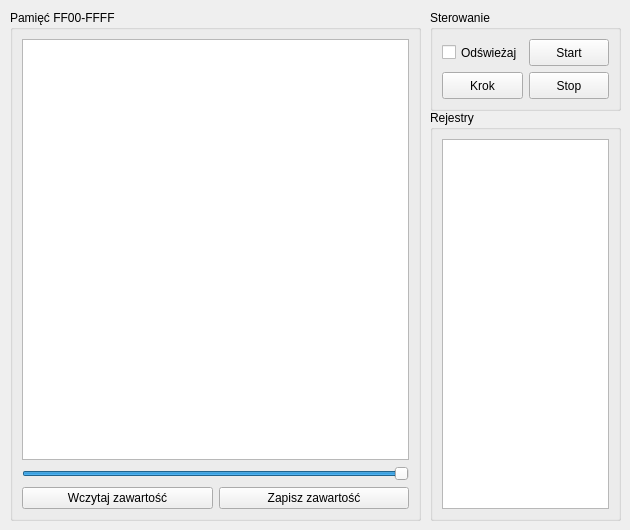
      <widget class="QWidget" name="CA80Tab3">
       <attribute name="title">
        <string>Pamięć i rejestry</string>
       </attribute>
       <widget class="QGroupBox" name="InfoRegsPanel">
        <property name="geometry">
         <rect>
          <x>430</x>
          <y>110</y>
          <width>191</width>
          <height>411</height>
         </rect>
        </property>
        <property name="title">
         <string>Rejestry</string>
        </property>
        <layout class="QGridLayout" name="gridLayout_4">
         <item row="0" column="0">
          <widget class="QPlainTextEdit" name="InfoRegs">
           <property name="font">
            <font>
             <family>Courier New</family>
            </font>
           </property>
           <property name="verticalScrollBarPolicy">
            <enum>Qt::ScrollBarAlwaysOff</enum>
           </property>
           <property name="horizontalScrollBarPolicy">
            <enum>Qt::ScrollBarAlwaysOff</enum>
           </property>
           <property name="lineWrapMode">
            <enum>QPlainTextEdit::NoWrap</enum>
           </property>
           <property name="readOnly">
            <bool>true</bool>
           </property>
           <property name="textInteractionFlags">
            <set>Qt::NoTextInteraction</set>
           </property>
          </widget>
         </item>
        </layout>
       </widget>
       <widget class="QGroupBox" name="InfoMemPanel">
        <property name="geometry">
         <rect>
          <x>10</x>
          <y>10</y>
          <width>411</width>
          <height>511</height>
         </rect>
        </property>
        <property name="title">
         <string>Pamięć FF00-FFFF</string>
        </property>
        <layout class="QGridLayout" name="gridLayout_5">
         <item row="2" column="0">
          <widget class="QPushButton" name="MemLoad">
           <property name="text">
            <string>Wczytaj zawartość</string>
           </property>
          </widget>
         </item>
         <item row="2" column="1">
          <widget class="QPushButton" name="MemSave">
           <property name="text">
            <string>Zapisz zawartość</string>
           </property>
          </widget>
         </item>
         <item row="1" column="0" colspan="2">
          <widget class="QSlider" name="InfomemAddr">
           <property name="maximum">
            <number>255</number>
           </property>
           <property name="pageStep">
            <number>5</number>
           </property>
           <property name="value">
            <number>255</number>
           </property>
           <property name="orientation">
            <enum>Qt::Horizontal</enum>
           </property>
          </widget>
         </item>
         <item row="0" column="0" colspan="2">
          <widget class="QPlainTextEdit" name="InfoMem">
           <property name="font">
            <font>
             <family>Courier New</family>
            </font>
           </property>
           <property name="verticalScrollBarPolicy">
            <enum>Qt::ScrollBarAlwaysOff</enum>
           </property>
           <property name="horizontalScrollBarPolicy">
            <enum>Qt::ScrollBarAlwaysOff</enum>
           </property>
           <property name="lineWrapMode">
            <enum>QPlainTextEdit::NoWrap</enum>
           </property>
           <property name="readOnly">
            <bool>true</bool>
           </property>
           <property name="textInteractionFlags">
            <set>Qt::NoTextInteraction</set>
           </property>
          </widget>
         </item>
        </layout>
       </widget>
       <widget class="QGroupBox" name="InfoControlPanel">
        <property name="geometry">
         <rect>
          <x>430</x>
          <y>10</y>
          <width>191</width>
          <height>101</height>
         </rect>
        </property>
        <property name="title">
         <string>Sterowanie</string>
        </property>
        <layout class="QGridLayout" name="gridLayout_7">
         <item row="0" column="1">
          <widget class="QPushButton" name="InfoProgStart">
           <property name="sizePolicy">
            <sizepolicy hsizetype="Minimum" vsizetype="MinimumExpanding">
             <horstretch>0</horstretch>
             <verstretch>0</verstretch>
            </sizepolicy>
           </property>
           <property name="text">
            <string>Start</string>
           </property>
          </widget>
         </item>
         <item row="0" column="0">
          <widget class="QCheckBox" name="InfoGet">
           <property name="sizePolicy">
            <sizepolicy hsizetype="Minimum" vsizetype="MinimumExpanding">
             <horstretch>0</horstretch>
             <verstretch>0</verstretch>
            </sizepolicy>
           </property>
           <property name="text">
            <string>Odświeżaj</string>
           </property>
          </widget>
         </item>
         <item row="1" column="0">
          <widget class="QPushButton" name="InfoProgStep">
           <property name="sizePolicy">
            <sizepolicy hsizetype="Minimum" vsizetype="MinimumExpanding">
             <horstretch>0</horstretch>
             <verstretch>0</verstretch>
            </sizepolicy>
           </property>
           <property name="text">
            <string>Krok</string>
           </property>
          </widget>
         </item>
         <item row="1" column="1">
          <widget class="QPushButton" name="InfoProgStop">
           <property name="sizePolicy">
            <sizepolicy hsizetype="Minimum" vsizetype="MinimumExpanding">
             <horstretch>0</horstretch>
             <verstretch>0</verstretch>
            </sizepolicy>
           </property>
           <property name="text">
            <string>Stop</string>
           </property>
          </widget>
         </item>
        </layout>
       </widget>
      </widget>
